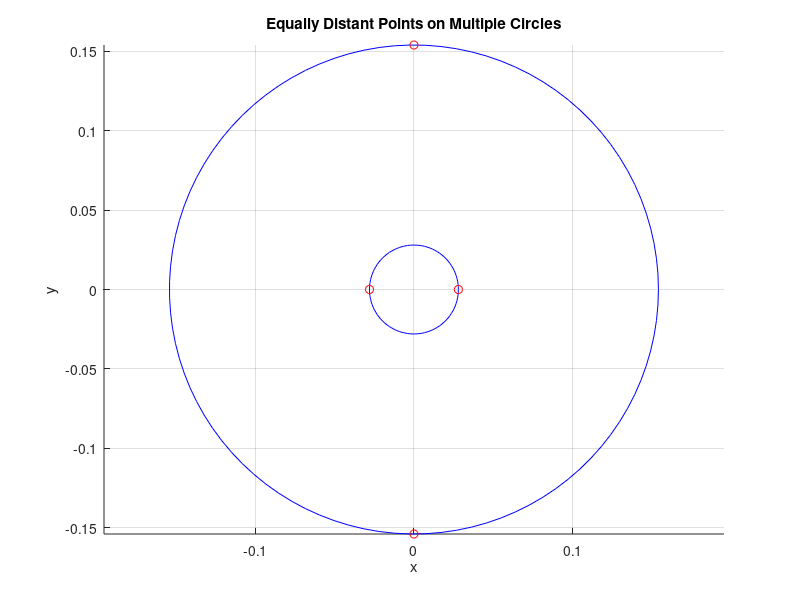
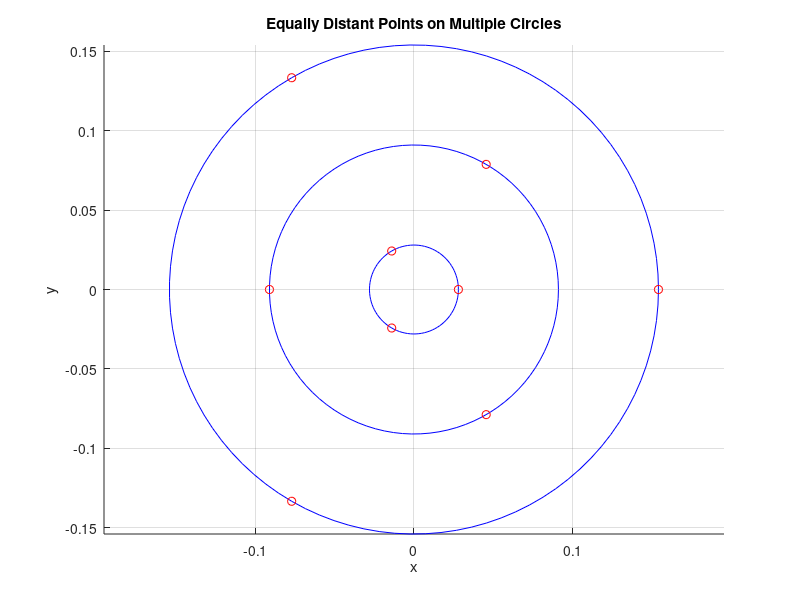
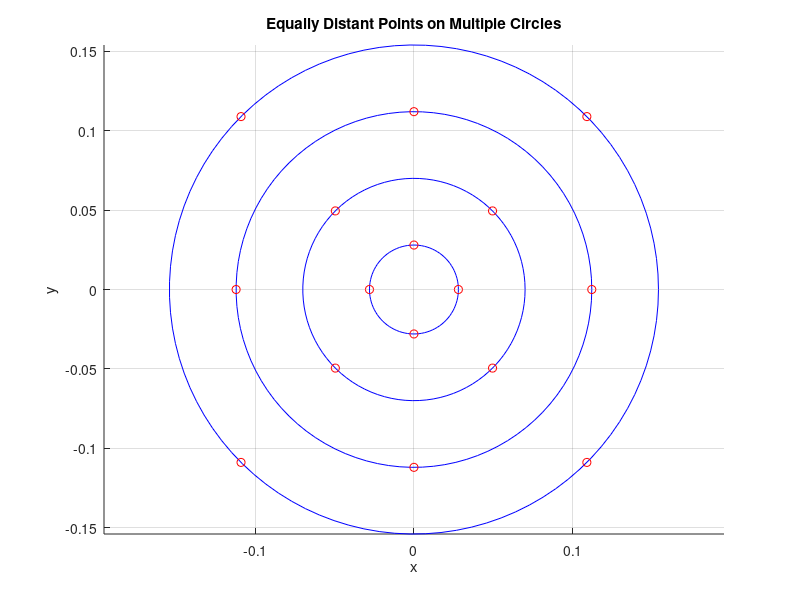
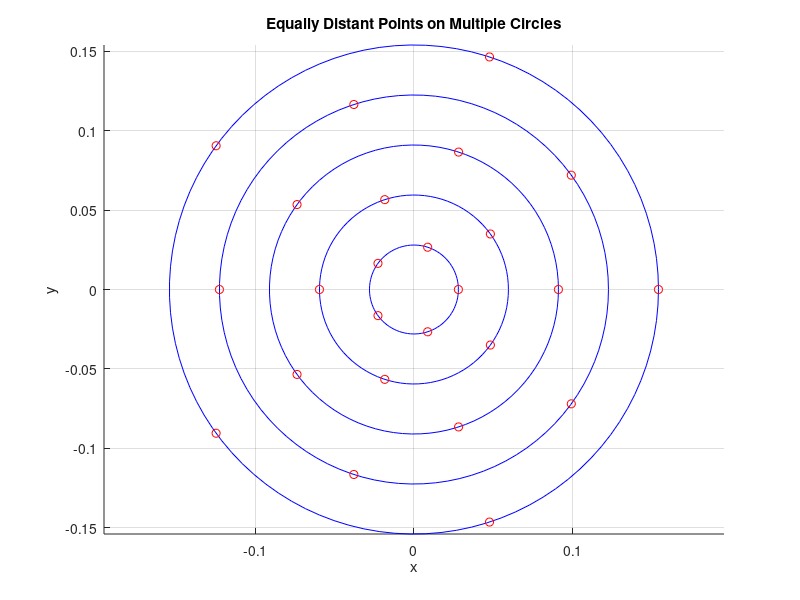

The MATLAB script that drew these images, in order: (Note: this script raises an error after producing the figures.)
%%
close all
clear
clc

%%
% Spheres
unit = 'decimeter';
if strcmp(unit, 'meter') 
    scale =1;
elseif strcmp(unit, 'decimeter')
    scale = 0.1;
elseif strcmp(unit, 'centimeter')
    scale = 0.01;
elseif strcmp(unit, 'millimeter')
    scale = 0.001;
end

mu0 =  4*pi*1e-7; % air permeability
sph_dia = 3.175e-3*[0; 0; 1] / scale; % sphere diameter 3.175e-3 m (1/8 inch)
                                      % converted to corresponding unit
                                      % using the scale factor

B_r = 1.32; % Residual flux density (T)
Volumn = (4/3)*pi*(norm(sph_dia)/2)^3; % volumn of the sphere dipole
                                       % in the unit of (specified unit)^3
                                       
sph_dip = B_r*Volumn/mu0; % spheres magnetic dipole mu_norm = B_r*V/mu0

mu = sph_dip*repmat([0; 0; 1], [1, 1]); % spheres dipole moment vector
mu_norm = norm(mu);

delta = 1e-7;
type = "3D";

%% Magnet configurations with orientation
% Workspace as a plane in unit
x = [-0.05, 0, 0.05]/scale;
y = [-0.05, 0, 0.05]/scale;
z = [0.05, 0.10, 0.15] /scale;
theta = [-pi/2, -pi/4, 0, pi/4, pi/2];
phi = [-pi/2, -pi/4, 0, pi/4, pi/2];
psi = [0];

% Create grids for each dimension
[X, Y, Z, Theta, Phi, Psi] = ndgrid(x, y, z, theta, phi, psi);

% Reshape the grids into column vectors
X = reshape(X, [], 1);
Y = reshape(Y, [], 1);
Z = reshape(Z, [], 1);
Theta = reshape(Theta, [], 1);
Phi = reshape(Phi, [], 1);
Psi = reshape(Psi, [], 1);

% Combine all dimensions into a single matrix
magnet_conf = [X, Y, Z, Theta, Phi, Psi].';


%% For a certain inner/outer radius, change the density of the sensor grid
% Define the base radius and maximum radius
base_radius = 0.028; % You can change this to any value for the base radius
max_radius = 5.5 * base_radius; % You can change the multiplier to set the max radius

circular_grid_config = {};
for i = 2:10
    % Number of points
    n = i;
    
    % Number of circles
    num_circles = i;
    
    % Calculate the radii for the circles
    radii = linspace(base_radius, max_radius, num_circles);
    
    % Initialize arrays to hold all coordinates
    all_coordinates = cell(1, num_circles);
    
    figure;
    hold on;
    
    % Loop through each circle
    for k = 1:num_circles
        % Current radius
        radius = radii(k);
        
        % Angles for the points on the circle
        if k == 1
            angles = linspace(0, 2*pi, n+1);
        else
            angles = linspace(0, 2*pi, n+1) + (pi/n) * (k - 1);
        end
        angles(end) = []; % Remove the last element to get n points
        
        % Calculate coordinates for the circle
        x = radius * cos(angles);
        y = radius * sin(angles);
        
        % Store the coordinates
        all_coordinates{k} = [x', y'];
        
        % Plot the circle and points
        theta = linspace(0, 2*pi, 100);
        circle_x = radius * cos(theta);
        circle_y = radius * sin(theta);
        
        plot(circle_x, circle_y, 'b'); % Plot the circle
        plot(x, y, 'ro'); % Plot the points on the circle
    end
    
    axis equal;
    title('Equally Distant Points on Multiple Circles');
    xlabel('x');
    ylabel('y');
    grid on;
    
    % Concatenate the coordinates for all circles
    concatenated_coordinates = [];
    for i = 1:num_circles
        concatenated_coordinates = [concatenated_coordinates; all_coordinates{i}];
    end
    
    % Display the coordinates for all circles
    disp('Concatenated coordinates for all circles:');
    disp(concatenated_coordinates);

    circular_grid_config{end+1} = concatenated_coordinates.';
end

three_sensor_pos = [max_radius,0;-max_radius/2, max_radius*sqrt(3)/2 ;  -max_radius/2,-max_radius*sqrt(3)/2].';

circular_grid_config = [{three_sensor_pos}, circular_grid_config];

%% Iterate through the sensor config collection
rcond_all_sens_conf = [];
min_svd_all_sens_conf = [];

for i = 1:length(circular_grid_config)
    sensor_config_one = circular_grid_config{i};
    sens_num = size(sensor_config_one,2);
    sens_pos = sensor_config_one;

    % Add the line of zero as the z coordinate to the position of sensors
    z_coordinate = zeros(1, size(sens_pos, 2));
    sens_pos = [sens_pos; z_coordinate];
    sens_pos = sens_pos/scale;

    % Default orientation
    default_or = [1;0;0;0];

    % Orientation for all sensors
    sens_or_unitary = repmat(default_or, 1, sens_num);

    rcond_one_sens_conf = [];
    min_svd_one_sens_conf = [];
    max_svd_one_sens_conf = [];

    % Collect the reciprocal condition number for each magnet configuration
    for magnet_num=1:size(magnet_conf,2)
        magnet_pos = magnet_conf(1:3,magnet_num);
        theta = magnet_conf(4, magnet_num);
        phi = magnet_conf(5, magnet_num);
        psi = magnet_conf(6, magnet_num);
    
        Rx_1 = [1 0 0;                  % rotate about x-axis
        0 cos(theta) -sin(theta);
        0 sin(theta) cos(theta)];
        
        Ry = [cos(phi) 0 sin(phi);    % rotate about y-axis
        0 1 0;
        -sin(phi) 0 cos(phi)];
    
        Rx_2 = [1 0 0;                  % rotate about x-axis
        0 cos(psi) -sin(psi);
        0 sin(psi) cos(psi)];
    
        R_star = Rx_1 * Ry * Rx_2;
    
        J_scaled = [];
        for j=1:sens_num
            J_scaled = [J_scaled;J_analytical_sensor_B_to_world_pR(sens_pos(:,j), sens_or_unitary(:,j), ...
                magnet_pos, B_r, Volumn, R_star, type)];
        end
    
        sigma_scaled = svd(J_scaled);
    
        num_dof = 5;
        reciprocal_condition_number_scaled = sigma_scaled(num_dof)/sigma_scaled(1);
        
        rcond_one_sens_conf = [rcond_one_sens_conf; reciprocal_condition_number_scaled];
        min_svd_one_sens_conf = [min_svd_one_sens_conf; sigma_scaled(num_dof)];
    end
    
    % Put the min value in the workspace into the list
    rcond_all_sens_conf = [rcond_all_sens_conf; min(rcond_one_sens_conf)];
    min_svd_all_sens_conf = [min_svd_all_sens_conf; min(min_svd_one_sens_conf)];
end

%%
rcond_all_sens_conf_2 = rcond_all_sens_conf;
min_svd_all_sens_conf_2 = min_svd_all_sens_conf;

%% Plots
sensor_number = [3,4,9,16,25,36,49,64,81,100];
figure(1)
plot(sensor_number, rcond_all_sens_conf_1, '-', 'Color', [0, 0.4470, 0.7410], "linewidth", 2);
hold on
plot(sensor_number, rcond_all_sens_conf_2, 'Color', [0.8500, 0.3250, 0.0980], "linewidth", 2);
hold on
% ylim([0 1])
xlim([0 100])
xlabel("number of sensor")
ylabel("Minimum reciprocal condition number in the workspace")
title("Minimum reciprocal condition number in the workspace vs number of sensor with fixed radius")
grid on

figure(2)
plot(sensor_number, 0.01*min_svd_all_sens_conf_1, '-', 'Color', [0, 0.4470, 0.7410], "linewidth", 2);
hold on
plot(sensor_number, 0.01*min_svd_all_sens_conf_2, '-', 'Color', [0.8500, 0.3250, 0.0980], "linewidth", 2);
hold on
% ylim([0 2.5e-7])
xlim([0 100])
xlabel("number of sensor")
ylabel("Minimum of the \sigma_{min} in the workspace")
title("Minimum of the \sigma_{min} in the workspace vs number of sensor with fixed radius")
grid on



%% Adding sensor only on the edge
% Define the radius
radius = 0.154;

% Initialize a cell array to hold all coordinates for each value of k
all_coordinates = cell(98, 1);

% Loop through the number of points from 3 to 100
for k = 3:100
    % Angles for the points on the circle
    angles = linspace(0, 2*pi, k+1);
    angles(end) = []; % Remove the last element to get k points
    
    % Calculate coordinates for the circle
    x = radius * cos(angles);
    y = radius * sin(angles);
    
    % Store the coordinates
    all_coordinates{k-2} = [x', y'].';
end

%% Iterate through the sensor config collection
rcond_all_sens_conf = [];
min_svd_all_sens_conf = [];

for i = 1:length(all_coordinates)
    sensor_config_one = all_coordinates{i};
    sens_num = size(sensor_config_one,2);
    sens_pos = sensor_config_one;

    % Add the line of zero as the z coordinate to the position of sensors
    z_coordinate = zeros(1, size(sens_pos, 2));
    sens_pos = [sens_pos; z_coordinate];
    sens_pos = sens_pos/scale;

    % Default orientation
    default_or = [1;0;0;0];

    % Orientation for all sensors
    sens_or_unitary = repmat(default_or, 1, sens_num);

    rcond_one_sens_conf = [];
    min_svd_one_sens_conf = [];

    % Collect the reciprocal condition number for each magnet configuration
    for magnet_num=1:size(magnet_conf,2)
        magnet_pos = magnet_conf(1:3,magnet_num);
        theta = magnet_conf(4, magnet_num);
        phi = magnet_conf(5, magnet_num);
        psi = magnet_conf(6, magnet_num);
    
        Rx_1 = [1 0 0;                  % rotate about x-axis
        0 cos(theta) -sin(theta);
        0 sin(theta) cos(theta)];
        
        Ry = [cos(phi) 0 sin(phi);    % rotate about y-axis
        0 1 0;
        -sin(phi) 0 cos(phi)];
    
        Rx_2 = [1 0 0;                  % rotate about x-axis
        0 cos(psi) -sin(psi);
        0 sin(psi) cos(psi)];
    
        R_star = Rx_1 * Ry * Rx_2;
    
        J_scaled = [];
        for j=1:sens_num
            J_scaled = [J_scaled;J_analytical_sensor_B_to_world_pR(sens_pos(:,j), sens_or_unitary(:,j), ...
                magnet_pos, B_r, Volumn, R_star, type)];
        end
    
        sigma_scaled = svd(J_scaled);
    
        num_dof = 5;
        reciprocal_condition_number_scaled = sigma_scaled(num_dof)/sigma_scaled(1);
        
        rcond_one_sens_conf = [rcond_one_sens_conf; reciprocal_condition_number_scaled];
        min_svd_one_sens_conf = [min_svd_one_sens_conf; sigma_scaled(num_dof)];
    end
    
    % Put the min value in the workspace into the list
    rcond_all_sens_conf = [rcond_all_sens_conf; min(rcond_one_sens_conf)];
    min_svd_all_sens_conf = [min_svd_all_sens_conf; min(min_svd_one_sens_conf)];
end

%%
rcond_all_sens_conf_4 = rcond_all_sens_conf;
min_svd_all_sens_conf_4 = min_svd_all_sens_conf;

%% Plots
sensor_number = 3:1:100;
figure(1)
plot(sensor_number, rcond_all_sens_conf_3, '--', 'Color', [0, 0.4470, 0.7410], "linewidth", 2);
hold on
plot(sensor_number, rcond_all_sens_conf_4, '--', 'Color', [0.8500, 0.3250, 0.0980], "linewidth", 2);
ylim([0 0.3])
xlim([0 100])
xlabel("number of sensor")
ylabel("Minimum reciprocal condition number in the workspace")
title("Minimum reciprocal condition number in the workspace vs number of sensor with fixed radius")
grid on
legend('circular grid with radius 0.165m', 'circular grid with radius 0.154m', 'circular grid with radius 0.165m, adding only on the periphery',...
    'circular grid with radius 0.154m, adding only on the periphery')

figure(2)
plot(sensor_number, 0.01*min_svd_all_sens_conf_3, '--', 'Color', [0, 0.4470, 0.7410], "linewidth", 2);
hold on
plot(sensor_number, 0.01*min_svd_all_sens_conf_4, '--', 'Color', [0.8500, 0.3250, 0.0980], "linewidth", 2);
hold on
% ylim([0 2.5e-7])
xlim([0 100])
xlabel("number of sensor")
ylabel("Minimum of the \sigma_{min} in the workspace")
title("Minimum of the \sigma_{min} in the workspace vs number of sensor with fixed radius")
grid on


%% Chi distribution
number_of_sensor_range = 3:1:100;
percentile998_noise_norm = [];

for index = 1:length(number_of_sensor_range)
    number_of_sensor = number_of_sensor_range(index);
    axes = 3*number_of_sensor;
    noise_std_one_axis = 5.3e-11;
    noise_variance_one_axis = noise_std_one_axis^2;
    noise_variance_measurement_pair = 2*noise_variance_one_axis;
    
    x = 0:1e-12:0.3e-8;
    
    cdf_analytical = [];
    for i = 1:length(x)
        cdf_analytical_onepoint = gammainc(axes/2,(x(i)^2)/(2*noise_variance_measurement_pair));
        cdf_analytical = [cdf_analytical, cdf_analytical_onepoint];
    end
    cdf_analytical=1-cdf_analytical;
        
    for j = 1:length(x)
        if cdf_analytical(j) >= 0.998
            threshold = x(j);
            break
        end
    end

    percentile998_noise_norm = [percentile998_noise_norm, threshold];

end

ratio = 1;
required_accuracy = 0.01;
figure(2)
% number_of_sensor = [2,3,number_of_sensor];
% plot(number_of_sensor, min_singular_value_J_all_sensor_config*required_accuracy, "LineWidth", 2)
% hold on
plot(number_of_sensor_range, percentile998_noise_norm*ratio, '-', 'Color', [0.4660, 0.6740, 0.1880], 'LineWidth',2)
legend('circular grid with radius 0.165m', ...
       'circular grid with radius 0.154m', ...
       'circular grid with radius 0.165m, adding only on the periphery', ....
       'circular grid with radius 0.154m, adding only on the periphery', ...
       'noise')

% grid on
% xlabel("number of sensor")
% ylabel("99.8 percentile of the norm of the noise vector / min change in B")
% title("Min change in B vs Noise vector's norm")
% legend("Minimum change in B, 1mm-0.5deg, accuracy", strcat(string(ratio), " times 99.8 percentile of the noise norm"))

%% General function
% Quaternion to rotation matrix
function R = quaternionToMatrix(q)
    % Extract the scalar and vector parts from the quaternion
    w = q(1);
    x = q(2);
    y = q(3);
    z = q(4);

    % Calculate the elements of the rotation matrix
    R11 = 1 - 2*y^2 - 2*z^2;
    R12 = 2*x*y - 2*z*w;
    R13 = 2*x*z + 2*y*w;
    R21 = 2*x*y + 2*z*w;
    R22 = 1 - 2*x^2 - 2*z^2;
    R23 = 2*y*z - 2*x*w;
    R31 = 2*x*z - 2*y*w;
    R32 = 2*y*z + 2*x*w;
    R33 = 1 - 2*x^2 - 2*y^2;

    % Combine the elements into the rotation matrix
    R = [R11, R12, R13;
         R21, R22, R23;
         R31, R32, R33];
end

% Convert a vector to a skew symmetric matrix
function v_hat = skew(v)
    v_hat = [0 -v(3) v(2); 
             v(3) 0 -v(1);
             -v(2) v(1) 0];
end

%% Jacobian analytical
% Jacobian analytical
% Jacobian of B in sensor frame to magnet position in world frame, p, and
% magnet orientation with respect to world frame, R.
function J = J_analytical_sensor_B_to_world_pR(sens_pos, sens_or, magnet_pos, B_r, Volumn, R_star, type) % sens_pos, sens_or, magnet_pos, mu are all in world frame
    mu_world_hat = R_star * [0;0;1];

    % First part of the jacobian, from sensor reading to magnet position
    % Extract the rotation matrix of the sensor
    unit_sens_or = sens_or/norm(sens_or);
    sensor_rotation_matrix = quaternionToMatrix(unit_sens_or); % sensor to world frame

    % Calculate r in the world frame
    r_world = sens_pos - magnet_pos;
    r_world_hat = r_world/norm(r_world);
    
    % J of B with respect to p, evaluated at p*, R*
    J_position = -((3*B_r*Volumn)/(4*pi*norm(r_world)^4)) * ((eye(3)-5*(r_world_hat*r_world_hat.')) * ...
                 (r_world_hat.'*mu_world_hat) + ...
                 mu_world_hat*r_world_hat.' + r_world_hat*mu_world_hat.');

    % Second part of the jacobian, from sensor reading to magnet
    % orientation R
    
    % J of B with respect to R, evaluated at p*, R*
    e3 = [0;0;1];
    J_angle = (B_r*Volumn/(4*pi)) * (1/(norm(r_world)^3)) * (3*(r_world_hat*r_world_hat.')-eye(3)) * ...
              (-R_star*skew(e3));

    J = [J_position, J_angle];

    J = sensor_rotation_matrix.' * J;

    % If 1d sensor, select just the last row
    if type == "1D"
        J = J(3, :);
    end
end
